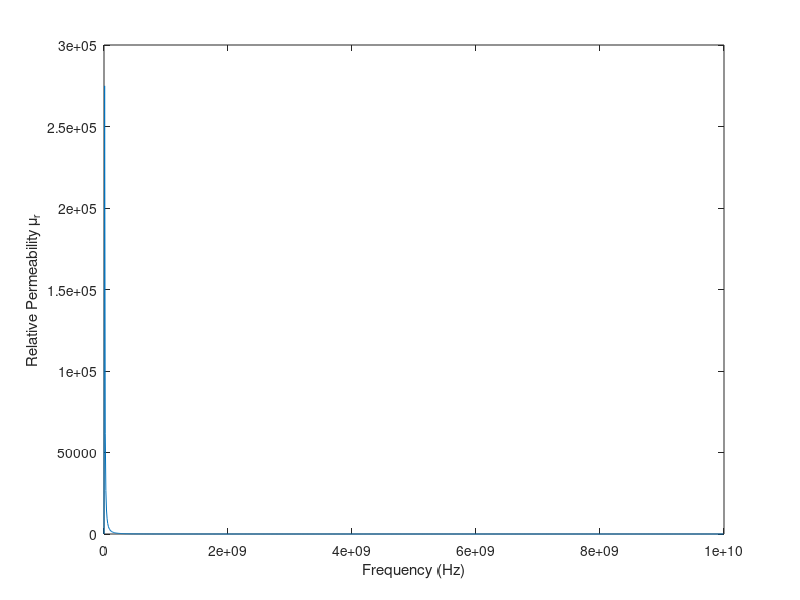

Source code (MATLAB):
clc;clear all;
fi=fopen('Permeability.txt');
l=fgetl(fi);
in=1;
while ischar(l)
%for kj=1:81
    %%disp(l);
    text{in}=l;
    data{in}=sscanf(text{in},'%f %f');
    f(in)=(data{in}(1));
    eps(in)=data{in}(2);
    
    l=fgetl(fi);
    in=in+1;
end

epsr=0.9999;
a0=1e-4;%0.1mm
c0=2.99792458e8;%Speed of Light (m/s)
f0=c0/a0;%3000GHz
t0=1/f0;%0.33e-12 (s)
mu0=4*pi*(1e-7);% (H/m)
eps0=8.854187817e-12;% (F/m)

plot(f,eps);
%grid('on')
xlabel('Frequency (Hz)')
ylabel('Relative Permeability \mu_r')
